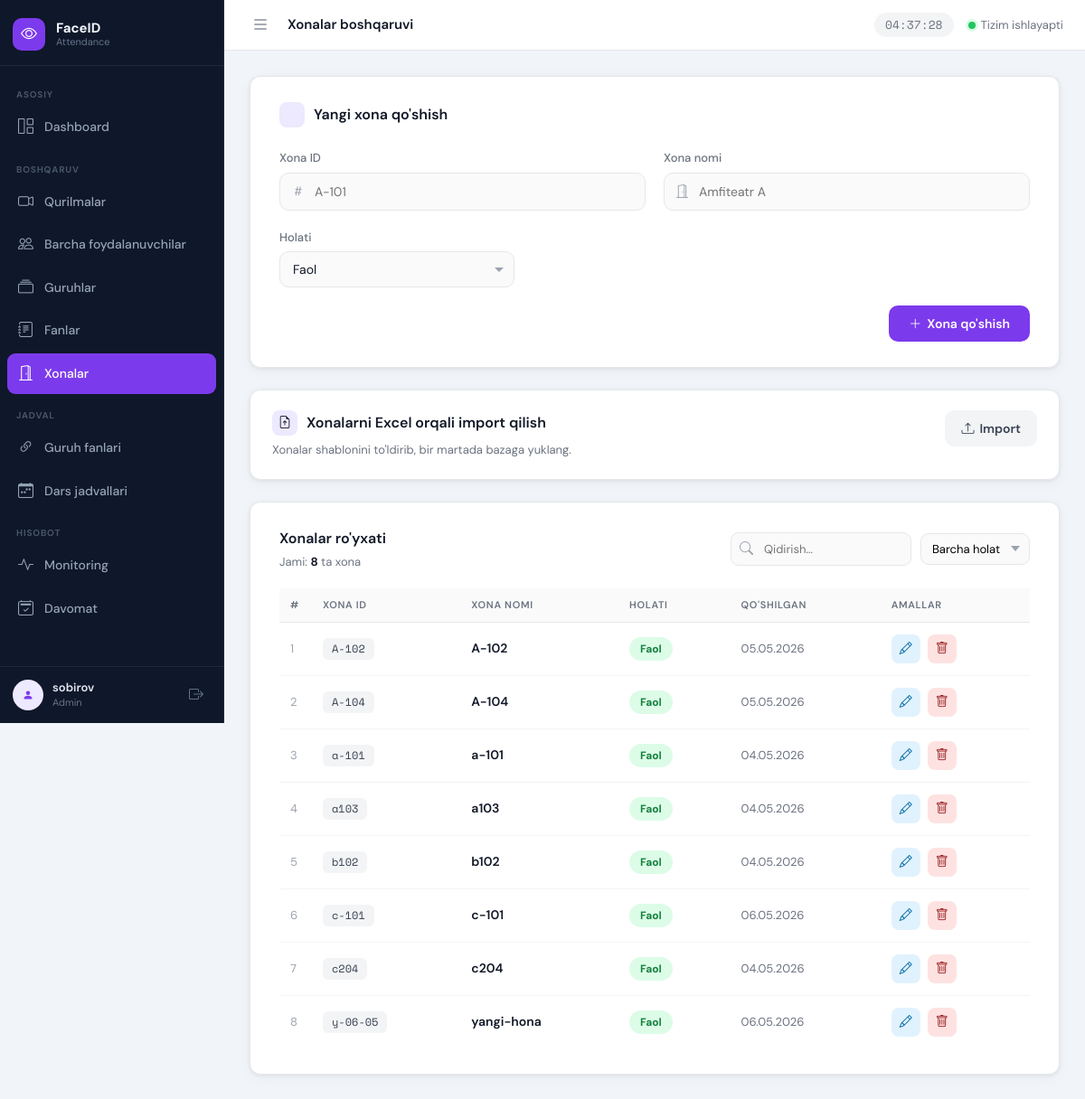
The app's page /rooms/ (signed in) with its own data.
### apps/rooms/models.py (models this page shows, shortened)
class Room(models.Model):
    room_id = models.CharField(max_length=100, unique=True, verbose_name="Xona ID")
    room_name = models.CharField(max_length=150, unique=True, verbose_name="Xona nomi")
    is_active = models.BooleanField(default=True, verbose_name="Faol")
    created_at = models.DateTimeField(auto_now_add=True)
    class Meta:
        verbose_name = "Xona"
        verbose_name_plural = "Xonalar"
        ordering = ['room_name']

### apps/rooms/views.py (the view, shortened to what this page needs)
# urls.py: path('', views.room_list, name='room_list'),
@login_required
def room_list(request):
    error = None
    rooms_queryset = Room.objects.all()
    paginator = Paginator(rooms_queryset, 20)
    page_obj = paginator.get_page(request.GET.get('page'))
    return render(request, 'rooms/room_list.html', {
        'rooms': page_obj,
        'page_obj': page_obj,
        'paginator': paginator,
        'total_rooms': paginator.count,
        'error': error,
    })

### apps/rooms/templates/rooms/room_list.html (shortened to what this page needs)
{% extends 'base.html' %}
{% load static %}
{% block page_title %}Xonalar boshqaruvi{% endblock %}
{% block nav_rooms %}active{% endblock %}
{% block extra_css %}
<link rel="stylesheet" href="{% static 'user_management/user_management.css' %}">
{% endblock %}
{% block content %}
<div class="card">
    <div class="card-title">
        <div class="icon"></div>
        Yangi xona qo'shish
    </div>
    <form method="post">
        <div class="form-grid">
            <div class="form-group">
                <label>Xona ID</label>
                <div class="input-wrap">
                    <span class="input-icon"></span>
                    <input type="text" name="room_id" placeholder="A-101" required>
                </div>
            </div>
            <div class="form-group">
                <label>Xona nomi</label>
                <div class="input-wrap">
                    <span class="input-icon"></span>
                    <input type="text" name="room_name" placeholder="Amfiteatr A" required>
                </div>
            </div>
            <div class="form-group">
                <label>Holati</label>
                <div class="select-wrap">
                    <select name="is_active">
                        <option value="active">Faol</option>
                    </select>
                </div>
            </div>
        </div>
        <div class="form-footer">
            <button type="submit" class="btn-primary">
                <i class="bi bi-plus-lg"></i>
                Xona qo'shish
            </button>
        </div>
    </form>
</div>
<div class="card import-card">
    <div class="import-toolbar">
        <div>
            <div class="card-title import-card-title">
                <div class="icon"><i class="bi bi-file-earmark-arrow-up"></i></div>
                Xonalarni Excel orqali import qilish
            </div>
            <p class="import-help">Xonalar shablonini to'ldirib, bir martada bazaga yuklang.</p>
        </div>
        <button type="button" class="btn-secondary" onclick="toggleImportPanel('roomsImportPanel')">
            <i class="bi bi-upload"></i>
            Import
        </button>
    </div>
</div>
<div class="card">
    <div class="table-header">
        <div>
            <h2>Xonalar ro'yxati</h2>
            <div class="table-meta">
                Jami: <strong>{{ total_rooms }}</strong> ta xona
            </div>
        </div>
        <div class="table-filters">
            <div class="search-wrap">
                <input type="text" id="searchInput" placeholder="Qidirish..." oninput="filterTable()">
            </div>
            <select class="status-select" id="statusFilter" onchange="filterTable()">
                <option value="">Barcha holat</option>
            </select>
        </div>
    </div>
    <table id="roomsTable">
        <thead>
            <tr>
                <th>#</th>
                <th>Xona ID</th>
                <th>Xona nomi</th>
                <th>Holati</th>
                <th>Qo'shilgan</th>
                <th>Amallar</th>
            </tr>
        </thead>
        <tbody>
            {% for room in rooms %}
            <tr
                data-room-pk="{{ room.id }}"
                data-room-id="{{ room.room_id }}"
                data-room-name="{{ room.room_name }}"
                data-status="{% if room.is_active %}active{% else %}inactive{% endif %}"
            >
                <td class="row-num">{{ page_obj.start_index|add:forloop.counter0 }}</td>
                <td><span class="id-badge room-id-value">{{ room.room_id }}</span></td>
                <td class="name room-name-value">{{ room.room_name }}</td>
                <td>
                    <button
                        class="status-btn {% if room.is_active %}active{% else %}inactive{% endif %}"
                        title="Holatni almashtirish"
                        type="button"
                        data-action="toggle-status"
                    >
                        {% if room.is_active %}Faol{% else %}Nofaol{% endif %}
                    </button>
                </td>
                <td class="date-cell">{{ room.created_at|date:"d.m.Y" }}</td>
                <td class="actions-cell">
                    <button class="edit-btn" type="button" data-action="edit" title="Tahrirlash">
                        <i class="bi bi-pencil"></i>
                    </button>
                    <button class="delete-btn" type="button" data-action="delete" title="O'chirish">
                        <i class="bi bi-trash"></i>
                    </button>
                </td>
            </tr>
            {% empty %}
            <tr>
                <td colspan="6" class="empty-row">
                    Hech qanday xona topilmadi. Yuqorida yangi xona qo'shing.
                </td>
            </tr>
            {% endfor %}
        </tbody>
    </table>
</div>
{% endblock %}

### templates/base.html (shortened to what this page needs)
{% load static %}
<!DOCTYPE html>
<html lang="uz">
<head>
    <link rel="stylesheet" href="https://cdn.jsdelivr.net/npm/bootstrap-icons@1.11.3/font/bootstrap-icons.min.css">
    <link rel="stylesheet" href="{% static 'css/dashboard.css' %}">
    {% block extra_css %}{% endblock %}
</head>
<body>
<aside class="sidebar" id="sidebar">
    <div class="sidebar-logo">
        <div class="logo-icon">
            <i class="bi bi-eye"></i>
        </div>
        <div class="logo-text">
            <span class="logo-title">FaceID</span>
            <span class="logo-sub">Attendance</span>
        </div>
    </div>
    <nav class="sidebar-nav">
        <div class="nav-section-label">Asosiy</div>
        <a href="{% url 'core:dashboard' %}" class="nav-item {% block nav_dashboard %}{% endblock %}">
            <span class="nav-icon"><i class="bi bi-grid-1x2"></i></span>
            <span class="nav-label">Dashboard</span>
        </a>
        <div class="nav-section-label">Boshqaruv</div>
        <a href="{% url 'devices:device_list' %}" class="nav-item {% block nav_devices %}{% endblock %}">
            <span class="nav-icon"><i class="bi bi-camera-video"></i></span>
            <span class="nav-label">Qurilmalar</span>
        </a>
        <a href="{% url 'user_management:user_list' %}" class="nav-item user-menu-parent {% block nav_users %}{% endblock %}" id="userMenuParent">
            <span class="nav-icon"><i class="bi bi-people"></i></span>
            <span class="nav-label">Barcha foydalanuvchilar</span>
        </a>
        <a href="{% url 'groups:group_list' %}" class="nav-item {% block nav_groups %}{% endblock %}">
            <span class="nav-icon"><i class="bi bi-collection"></i></span>
            <span class="nav-label">Guruhlar</span>
        </a>
        <a href="{% url 'subjects:subject_list' %}" class="nav-item {% block nav_subjects %}{% endblock %}">
            <span class="nav-icon"><i class="bi bi-journal-text"></i></span>
            <span class="nav-label">Fanlar</span>
        </a>
        <a href="{% url 'rooms:room_list' %}" class="nav-item {% block nav_rooms %}{% endblock %}">
            <span class="nav-icon"><i class="bi bi-door-open"></i></span>
            <span class="nav-label">Xonalar</span>
        </a>
        <div class="nav-section-label">Jadval</div>
        <a href="{% url 'schedule:group_subject_list' %}" class="nav-item {% block nav_schedule_groups %}{% endblock %}">
            <span class="nav-icon"><i class="bi bi-link-45deg"></i></span>
            <span class="nav-label">Guruh fanlari</span>
        </a>
        <a href="{% url 'schedule:lesson_slot_list' %}" class="nav-item {% block nav_schedule_slots %}{% endblock %}">
            <span class="nav-icon"><i class="bi bi-calendar-week"></i></span>
            <span class="nav-label">Dars jadvallari</span>
        </a>
        <div class="nav-section-label">Hisobot</div>
        <a href="{% url 'devices:monitoring' %}" class="nav-item {% block nav_monitoring %}{% endblock %}">
            <span class="nav-icon"><i class="bi bi-activity"></i></span>
            <span class="nav-label">Monitoring</span>
        </a>
        <a href="#" class="nav-item {% block nav_attendance %}{% endblock %}">
            <span class="nav-icon"><i class="bi bi-calendar2-check"></i></span>
            <span class="nav-label">Davomat</span>
        </a>
    </nav>
    <div class="sidebar-footer">
        <div class="sidebar-user">
            <div class="user-avatar">
                <i class="bi bi-person-fill"></i>
            </div>
            <div class="user-info">
                <span class="user-name">{{ request.user.get_full_name|default:request.user.username }}</span>
                <span class="user-role">Admin</span>
            </div>
        </div>
        <a href="{% url 'logout' %}" class="logout-btn" title="Chiqish">
            <i class="bi bi-box-arrow-right"></i>
        </a>
    </div>
</aside>
<div class="main-wrapper">
    <header class="topbar">
        <div class="topbar-left">
            <button class="sidebar-toggle" id="sidebarToggle" title="Sidebar">
                <i class="bi bi-list"></i>
            </button>
            <div class="page-breadcrumb">
                <span class="breadcrumb-page">{% block page_title %}Dashboard{% endblock %}</span>
            </div>
        </div>
        <div class="topbar-right">
            <div class="topbar-time" id="liveTime"></div>
            <div class="topbar-status">
                <span class="status-dot online"></span>
                <span class="status-text">Tizim ishlayapti</span>
            </div>
        </div>
    </header>
    <main class="main-content">
        {% block content %}{% endblock %}
    </main>
</div>
</body>
</html>

### records on screen
Room: start_index|add "1", room_id "A-102", room_name "A-102", shows "Faol", created_at "05.05.2026"
Room: start_index|add "2", room_id "A-104", room_name "A-104", is_active "Faol", created_at "05.05.2026"
Room: start_index|add "3", room_id "a-101", room_name "a-101", is_active "Faol", created_at "04.05.2026"
Room: start_index|add "4", room_id "a103", room_name "a103", is_active "Faol", created_at "04.05.2026"
Room: start_index|add "5", room_id "b102", room_name "b102", is_active "Faol", created_at "04.05.2026"
Room: start_index|add "6", room_id "c-101", room_name "c-101", is_active "Faol", created_at "06.05.2026"
Room: start_index|add "7", room_id "c204", room_name "c204", is_active "Faol", created_at "04.05.2026"
Room: start_index|add "8", room_id "y-06-05", room_name "yangi-hona", is_active "Faol", created_at "06.05.2026"

### other values on screen
{{ request.user.get_full_name|default:request.user.username }} "sobirov"
{{ total_rooms }} "8"
